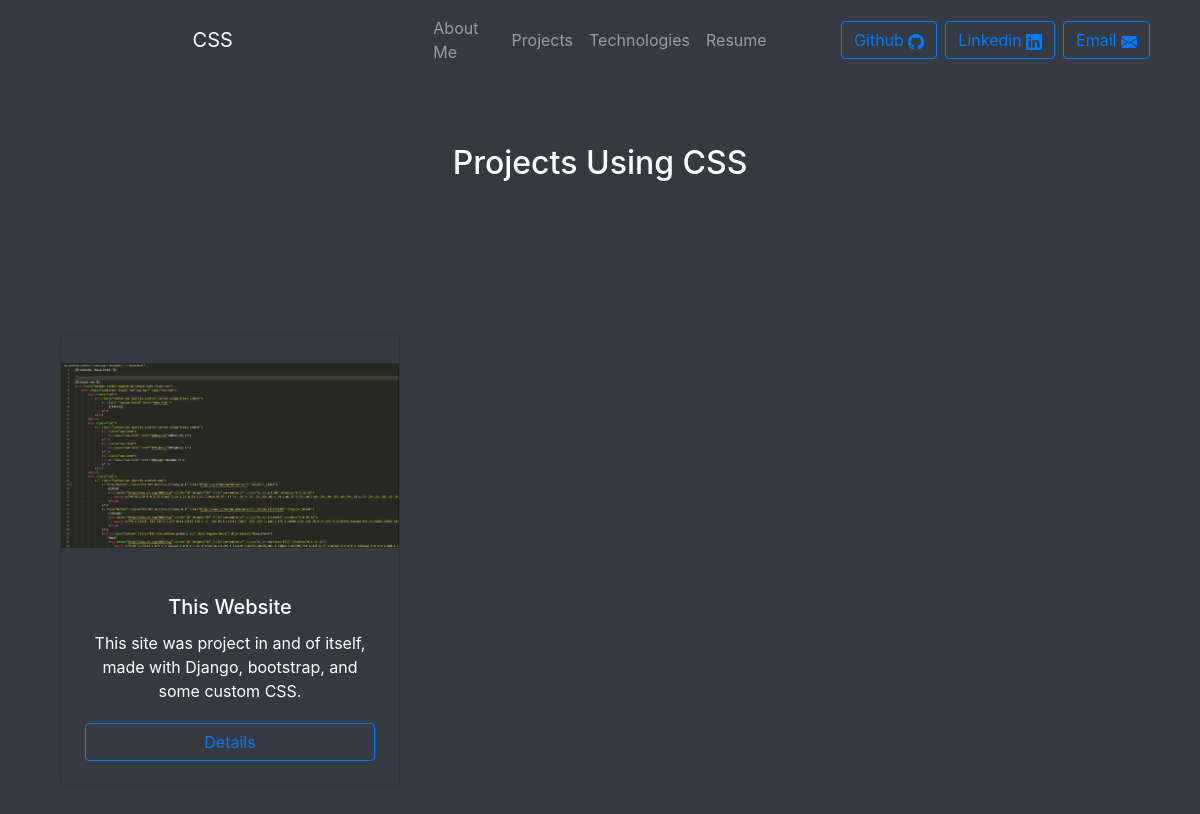
Page /3 on the committed database.
### main_app/models.py (models this page shows, shortened)
class Technology(models.Model):
    name = models.CharField(max_length=100)
    relevance = models.IntegerField()
    icon = models.ImageField()

class Project(models.Model):
    name = models.CharField(max_length=100)
    html = models.TextField()#text here will populate in html template, provides the detailed project description
    relevance = models.IntegerField()
    short_desc = models.CharField(max_length=280)
    repo = models.CharField(max_length=100)
    technologies = models.ManyToManyField(Technology)
    picture = models.ImageField()

### main_app/views.py (the view)
# urls.py: path("<int:id>", views.tech_page, name="tech_page"),
def tech_page(response, id):
    tech = Technology.objects.get(id=id)
    projects = Project.objects.order_by('relevance')
    title = tech.name
    return render(response, 'basetech.html', {'title': title, 'tech': tech, 'projects': projects})

### main_app/templates/basetech.html (shortened to what this page needs)
{% extends 'base.html' %}
{% load static %}
{% block page_content %}
<div class="container py-5">
    <h2 class="text-center py-5" id="header">Projects Using {{title}}</h2>
</div>
<div class="container py-5">
    <div class="row">
        {% for project in projects %}
            {% if tech in project.technologies.all %}
                <div class="col-sm-12 col-lg-4 mb-4">
                    <div class="card text-center bg-transparent text-white mb-3">
                        <img class="card-img-top" src="{% static project.picture %}">
                        <div class="card-body d-flex flex-column">
                            <h5 class="card-title">{{ project.name }}</h5>
                            <p class="card-text" style="overflow: hidden; text-overflow: ellipsis; display: -webkit-box; -webkit-line-clamp: 5; -webkit-box-orient: vertical;">{{ project.short_desc }}</p>
                            <a href="{% url 'proj_page' project.name %}" class="btn btn-outline-primary m-1" style="margin: 0px 60px">
                                Details
                            </a>
                        </div>
                    </div>
                </div>
            {% endif %}
        {% endfor %}
    </div>
</div>
{% endblock %}

### main_app/templates/base.html (shortened to what this page needs)
<!DOCTYPE html>
<html lang="en">
<head>
    <link rel="stylesheet" href="https://stackpath.bootstrapcdn.com/bootstrap/4.3.1/css/bootstrap.min.css"
>
</head>
<body>
    <div class="container-fluid bg-dark">
    <nav class="navbar navbar-expand-sm navbar-dark fixed-top">
        <div class="container-fluid" id="nav-bar" name="nav-bar">
            <div class="col">
                <ul class="navbar-nav justify-content-center align-items-center">
                    <a class= "navbar-brand" href="#top">
                        {{title}}
                    </a>
                </ul>
            </div>
            <div class="col">
                <ul class="navbar-nav justify-content-center align-items-center">
                    {% block nav %}
                        <li class="nav-item">
                            <a class="nav-link" href="home.html#About-Me">About Me </a>
                        </li>
                        <li class="nav-item">
                            <a class="nav-link" href="home.html#Projects">Projects </a>
                        </li>
                        <li class="nav-item">
                            <a class="nav-link" href="home.html#Technologies">Technologies </a>
                        </li>
                        <li class="nav-item">
                            <a class="nav-link" href="home.html#Resume">Resume </a>
                        </li>
                    {% endblock %}
                </ul>
            </div>
            <div class="col">
                <ul class="navbar-nav justify-content-end">
                    <a role="button" class="btn btn-outline-primary m-1" href="https://github.com/osteensco/" target="_blank">
                        Github
                    </a>
                    <a role="button" class="btn btn-outline-primary m-1" href="https://www.linkedin.com/in/scott-osteen-233973129/" target="_blank">
                        Linkedin
                    </a>
                    <button type="button" class="btn btn-outline-primary m-1" data-toggle="modal" data-target="#emailform">
                        Email
                    </button>
                </ul>
            </div>
        </div>
    </nav>
    <div class="container pt-5 text-white" id="pagecontent", name="pagecontent">
        {% block page_content %}
        {% endblock %}
    </div>
    </div>
</body>
</html>

### main_app/templates/base.html (style rules this page uses)
.navbar { -webkit-backdrop-filter: blur(5px); backdrop-filter: blur(5px); }
.card-img-top { width: 100%; height: 30vh; object-fit: contain; }

### rows in the picture
Technology: name "CSS"
Project: picture (picture), name "This Website", short_desc "This site was project in and of itself, made with Django, bootstrap, and some custom CSS."
